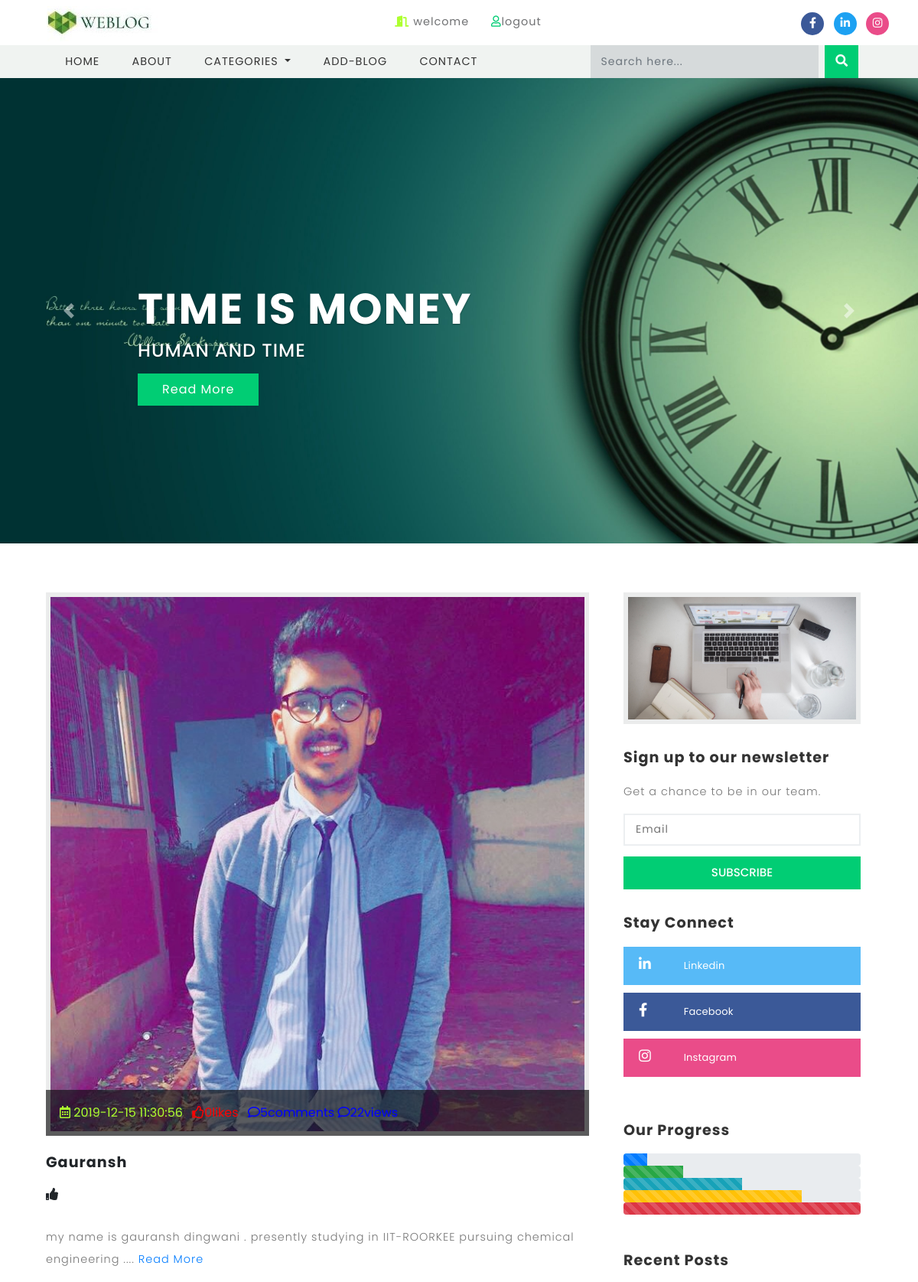
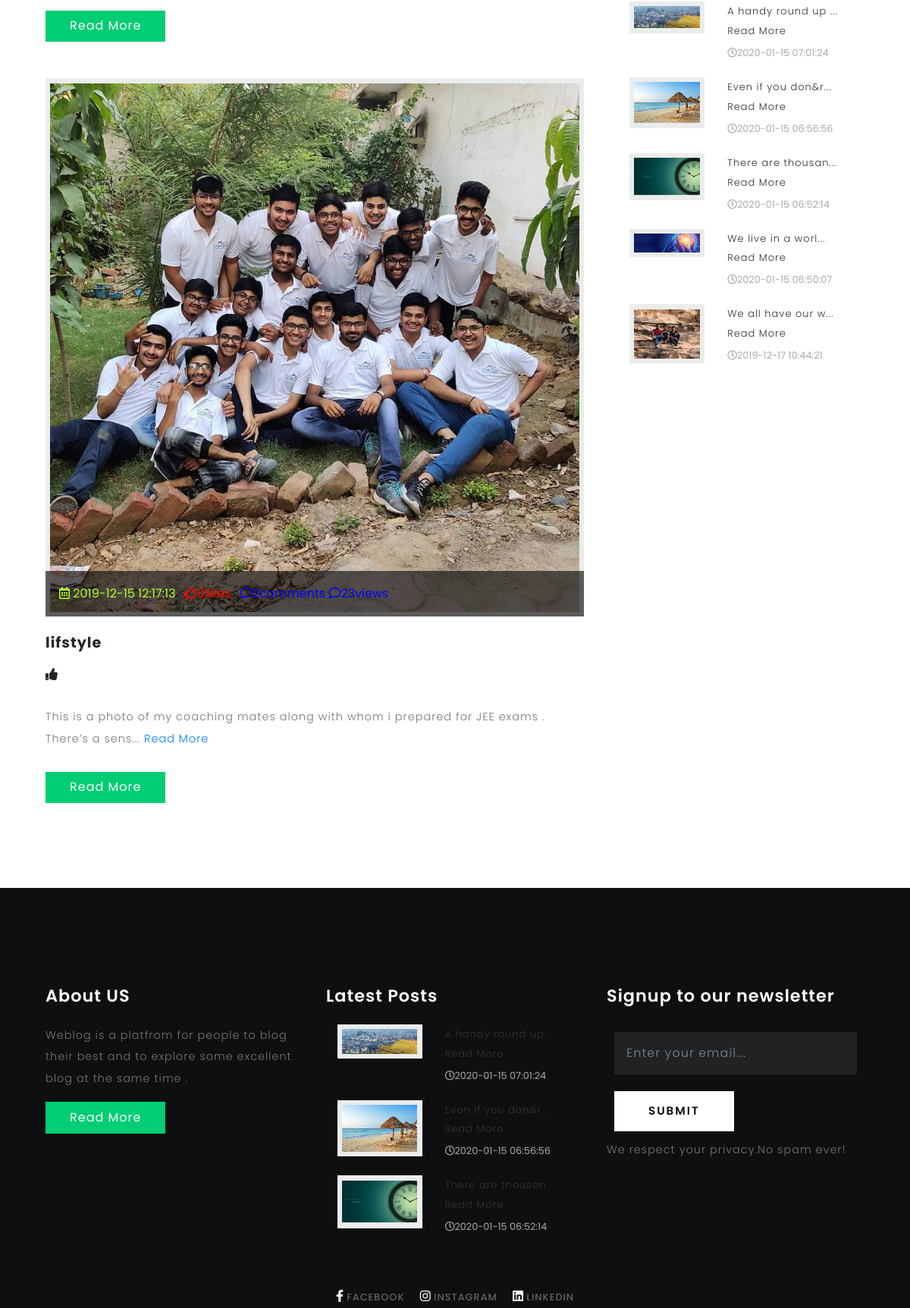
/ (signed in, upper part), run on the app's committed database (2 pictures, top to bottom).
### tables this page shows
CREATE TABLE `blog` (
  `blog_id` int(11) NOT NULL,
  `blog_title` text NOT NULL,
  `blog_subtitle` text NOT NULL,
  `thumbnail` text NOT NULL,
  `content` text NOT NULL,
  `user_id` int(11) NOT NULL,
  `status` int(11) NOT NULL,
  `status_remark` text NOT NULL,
  `cate_id` int(11) NOT NULL,
  `created` datetime NOT NULL,
  `likes` int(11) NOT NULL,
  `comments` int(11) NOT NULL,
  `views` int(11) NOT NULL
);

### index.php (the view, shortened to what this page needs)
<?php
include './include/db.php';
?>
<!DOCTYPE html>
<html lang="zxx">
<head>
    <?php include './include/head.php';
    ?>
</head>
<body>
	<header>
		<?php include './include/header.php';?>
	</header>
	<div class="banner">
		<div id="carouselExampleIndicators" class="carousel slide" data-ride="carousel">
			<div class="carousel-inner" role="listbox">
                            <?php
                            $query = "select * from blog order by views asc";
                            $select_data = mysqli_query($conn, $query);
                            $count = 0;
                            while ($row = mysqli_fetch_array($select_data)){
                                $count++;
                                $blog_id =$row['blog_id'];
                                $thumbnail = $row['thumbnail'];
                                $blog_title = $row['blog_title'];
                                $blog_subtitle = $row['blog_subtitle'];
                            if($count==1){
                                ?>
                            <div class="carousel-item active" style="background-image: url('./blog_img/<?php echo $thumbnail;?>'); background-repeat:no-repeat;">
					<div class="carousel-caption">
                                            <h3><?php echo $blog_title;?>
                                                <span><h4><?php echo $blog_subtitle;?></h4></span>
						</h3>
						<div class="read">
							<a href="single.php?id=<?php echo $blog_id;?>" class="btn btn-primary read-m">Read More</a>
						</div>
					</div>
				</div>
                            <?php
                            }
                            }
                            ?>
			</div>
			<a class="carousel-control-prev" href="#carouselExampleIndicators" role="button" data-slide="prev">
				<span class="carousel-control-prev-icon" aria-hidden="true"></span>
			</a>
			<a class="carousel-control-next" href="#carouselExampleIndicators" role="button" data-slide="next">
				<span class="carousel-control-next-icon" aria-hidden="true"></span>
			</a>
		</div>
	</div>
                            <?php
                            $query1="SELECT blog.blog_title , blog.blog_subtitle , blog.thumbnail , blog.content , blog.created , user_details.name , user_details.name , category.cate_name , category.cate_id , blog.blog_id  FROM user_details , category , blog WHERE user_details.user_id = blog.user_id && category.cate_id = blog.cate_id ORDER BY blog.blog_id ";
                            ?>
	<section class="main-content-w3layouts-agileits">
		<div class="container">
			<div class="row">
				<div class="col-lg-8 left-blog-info-w3layouts-agileits text-left">
                                   <?php
                                   if(isset($_GET['Search'])){
    $search = $_GET['Search'];
    $query1 = "SELECT blog.blog_title , blog.blog_subtitle , blog.thumbnail , blog.views ,blog.likes ,blog.comments , blog.content , blog.created , blog.status , blog.status_remark , blog.created , user_details.user_id , user_details.name , category.cate_id , category.cate_name , blog.blog_id , blog.blog_title FROM user_details , category , blog WHERE user_details.user_id = blog.user_id and category.cate_id = blog.cate_id and content LIKE '%$search%'  ORDER BY blog.blog_id limit 2";
                                   }
                                   else
                                   {
                            $query1="SELECT blog.blog_title , blog.blog_subtitle , blog.thumbnail , blog.views ,blog.likes ,blog.comments , blog.content , blog.created , blog.status , blog.status_remark , blog.created , user_details.user_id , user_details.name , category.cate_id , category.cate_name , blog.blog_id , blog.blog_title FROM user_details , category , blog WHERE user_details.user_id = blog.user_id and category.cate_id = blog.cate_id ORDER BY blog.blog_id limit 2";
                                   }
           $select_data1= mysqli_query($conn, $query1);
            while ($row = mysqli_fetch_array($select_data1)) {
                $view = $row['views'];
            $comment = $row['comments'];
            $like = $row['likes'];
            $blog_id = $row['blog_id'];
               $blog_title = $row['blog_title'];
               $thumbnail = $row['thumbnail'];
               $content = $row['content'];
               $created = $row['created'];
               $view++;
                            ?>
					<div class="blog-grid-top">
						<div class="b-grid-top">
							<div class="blog_info_left_grid">
								<a href="single.php?id=<?php echo $blog_id?>">
                                                                    <img src="./blog_img/<?php echo $thumbnail;?>" class="img-fluid" alt=""></a>
							</div>
							<div class="blog-info-middle">
								<ul>
									<li style="color: greenyellow">
                                                                            <i class="far fa-calendar-alt" style="color: greenyellow"></i> <?php echo $created;?>
									</li>
									<li class="mx-2" style="color: red">
											<i class="far fa-thumbs-up" style="color: red"></i><?php echo $like.'likes'?>
									</li>
									<li style="color: blue">
											<i class="far fa-comment" style="color: blue"></i><?php echo $comment.'comments'?>
									</li>
                                                                        <li style="color: blue">
											<i class="far fa-comment" style="color: blue"></i><?php echo $view.'views'?>
									</li>
								</ul>
							</div>
						</div>
						<h3>
							<?php echo $blog_title;?>
						</h3>
                                           <i class="fas fa-thumbs-up"><?php ;?></i>
                                            <p><?php echo substr($content, 0, 100).'... <a href="singlef.php?id='.$blog_id.'">Read More</a>';?></p>
						<a href="singlef.php?id=<?php echo $blog_id?>" class="btn btn-primary read-m">Read More</a>
					</div>
				<?php
            }
                                ?>
					</div>
				<?php include './include/mainright.php';?>
                         </div>
                </div>
	</section>
	<footer>
		<?php include './include/footer.php';?>
	</footer>
</body>
</html>

### include/mainright.php
<aside class="col-lg-4 agileits-w3ls-right-blog-con text-right">
					<div class="col-lg-12 right-blog-info text-left">
						<div class="tech-btm">
							<img src="images/banner1.jpg" class="img-fluid" alt="">
						</div>
						<div class="tech-btm">
							<h4>Sign up to our newsletter</h4>
							<p>Get a chance to be in our team.</p>
							<form action="index.php" method="post">
								<input type="email" placeholder="Email" required="">
								<input type="submit" value="Subscribe">
							</form>
						</div>
						<div class="tech-btm widget_social">
							<h4>Stay Connect</h4>
							<ul>
								<li>
									<a class="twitter" href="https://www.linkedin.com/in/gauransh-dingwani-1a9431199/">
										<i class="fab fa-linkedin-in"></i>
										<span class="count"></span> Linkedin</a>
								</li>
								<li>
									<a class="facebook" href="https://www.facebook.com/gauransh.dhoni7">
										<i class="fab fa-facebook-f"></i>
										<span class="count"></span> Facebook</a>
								</li>
								<li>
									<a class="dribble" href="https://www.instagram.com/gauransh_dingwani/">
										<i class="fab fa-instagram"></i>
										<span class="count"></span> Instagram </a>
								</li>
							</ul>
						</div>
						<div class="single-gd my-5 tech-btm">
							<h4>Our Progress</h4>
							<div class="progress">
								<div class="progress-bar progress-bar-striped" role="progressbar" style="width: 10%" aria-valuenow="10" aria-valuemin="0"
								    aria-valuemax="100"></div>
							</div>
							<div class="progress">
								<div class="progress-bar progress-bar-striped bg-success" role="progressbar" style="width: 25%" aria-valuenow="25" aria-valuemin="0"
								    aria-valuemax="100"></div>
							</div>
							<div class="progress">
								<div class="progress-bar progress-bar-striped bg-info" role="progressbar" style="width: 50%" aria-valuenow="50" aria-valuemin="0"
								    aria-valuemax="100"></div>
							</div>
							<div class="progress">
								<div class="progress-bar progress-bar-striped bg-warning" role="progressbar" style="width: 75%" aria-valuenow="75" aria-valuemin="0"
								    aria-valuemax="100"></div>
							</div>
							<div class="progress">
								<div class="progress-bar progress-bar-striped bg-danger" role="progressbar" style="width: 100%" aria-valuenow="100" aria-valuemin="0"
								    aria-valuemax="100"></div>
							</div>
						</div>
						<div class="tech-btm">
							<h4>Recent Posts</h4>
                                                        <?php
                                                        $query = "SELECT * FROM `blog` ORDER BY created desc LIMIT 5";
                                                        $go_data = mysqli_query($conn, $query);
                                                        while ($row = mysqli_fetch_array($go_data)){
                                                            $thumbnail = $row['thumbnail'];
                                                            $content = $row['content'];
                                                            $date = $row['created'];
                                                            $sid = $row['blog_id'];
                                                        ?>
							<div class="blog-grids row mb-3">
								<div class="col-md-5 blog-grid-left">
									<a href="singlef.php?id=<?php echo $sid;?>">
										<img src="./blog_img/<?php echo $thumbnail;?>" class="img-fluid" alt="">
									</a>
								</div>
								<div class="col-md-7 blog-grid-right">
									<h5>
										<a href="singlef.php?id='.$sid.'"><?php echo substr($content, 0, 20).'... <a href="singlef.php?id='.$sid.'">Read More</a>';?> </a>
									</h5>
									<div class="sub-meta">
										<span>
											<i class="far fa-clock"></i><?php echo $date;?></span>
									</div>
								</div>
							</div>
                                                        <?php } ?>
						</div>
					</div>
				</aside>

### include/footer.php (shortened to what this page needs)
<footer>
<div class="container">
			<div class="row">
				<div class="col-lg-4 footer-grid-agileits-w3ls text-left">
					<h3>About US</h3>
					<p>Weblog is a platfrom for people to blog their best and to explore some excellent blog at the same time .</p>
					<div class="read">
						<a href="../personal/index.html" class="btn btn-primary read-m">Read More</a>
					</div>
				</div>
				<div class="col-lg-4 footer-grid-agileits-w3ls text-left">
					<div class="tech-btm">
						<h3>Latest Posts</h3>
                                                <?php
                                                        $query = "SELECT * FROM `blog` ORDER BY created desc LIMIT 3";
                                                        $go_data = mysqli_query($conn, $query);
                                                        while ($row = mysqli_fetch_array($go_data)){
                                                            $thumbnail = $row['thumbnail'];
                                                            $content = $row['content'];
                                                            $date = $row['created'];
                                                            $sid = $row['blog_id'];
                                                        ?>
							<div class="blog-grids row mb-3">
								<div class="col-md-5 blog-grid-left">
									<a href="single.php?id=<?php echo $sid;?>">
										<img src="./blog_img/<?php echo $thumbnail;?>" class="img-fluid" alt="">
									</a>
								</div>
								<div class="col-md-7 blog-grid-right">
									<h5>
										<a href="single.php?id=<?php echo $sid;?>"><?php echo substr($content, 0, 20).'... <a href="singlef.php?id='.$sid.'">Read More</a>';?> </a>
									</h5>
									<div class="sub-meta">
										<span>
											<i class="far fa-clock"></i><?php echo $date;?></span>
									</div>
								</div>
							</div>
                                                        <?php } ?>
                                            </div>
				</div>
				<div class="col-lg-4 subscribe-main footer-grid-agileits-w3ls">
					<h2>Signup to our newsletter</h2>
					<div class="subscribe-main">
							<div class="subscribe-form">
									<form action="#" method="post" class="subscribe_form">
										<input class="form-control" type="email" placeholder="Enter your email..." required="">
										<button type="submit" class="btn btn-primary submit">Submit</button>
									</form>
						   </div>
						<p>We respect your privacy.No spam ever!</p>
					</div>
				</div>
			</div>
			<div class="footer-cpy text-center">
				<div class="footer-social">
					<div class="copyrighttop">
						<ul>
							<li class="mx-3">
								<a class="facebook" href="https://www.facebook.com/gauransh.dhoni7">
									<i class="fab fa-facebook-f"></i>
									<span>Facebook</span>
								</a>
							</li>
							<li>
								<a class="facebook" href="https://www.instagram.com/gauransh_dingwani/">
									<i class="fab fa-instagram"></i>
									<span>Instagram</span>
								</a>
							</li>
							<li class="mx-3">
								<a class="facebook" href="https://www.linkedin.com/in/gauransh-dingwani-1a9431199/">
									<i class="fab fa-linkedin"></i>
									<span>Linkedin</span>
								</a>
							</li>
						</ul>
					</div>
				</div>
			</div>
		</div>
</footer>

### data on the page
blog: thumbnail (picture), blog_title "TIME IS MONEY", blog_subtitle "HUMAN AND TIME", content "There are thousan", created "2020-01-15 06:52:14"
blog: thumbnail (picture), created "2019-12-15 11:30:56", likes "0", comments "5", view "22", blog_title "Gauransh", content "my name is gauransh dingwani . presently studying in IIT-ROORKEE pursuing chemical engineering ."
blog: thumbnail (picture), created "2019-12-15 12:17:13", likes "0", comments "2", view "23", blog_title "lifstyle", content "This is a photo of my coaching mates along with whom i prepared for JEE exams . There’s a sens"
blog: thumbnail (picture), content "A handy round up", created "2020-01-15 07:01:24"
blog: thumbnail (picture), content "Even if you don&r", created "2020-01-15 06:56:56"
blog: thumbnail (picture), content "We live in a worl", created "2020-01-15 06:50:07"
blog: thumbnail (picture), content "We all have our w", created "2019-12-17 10:44:21"
